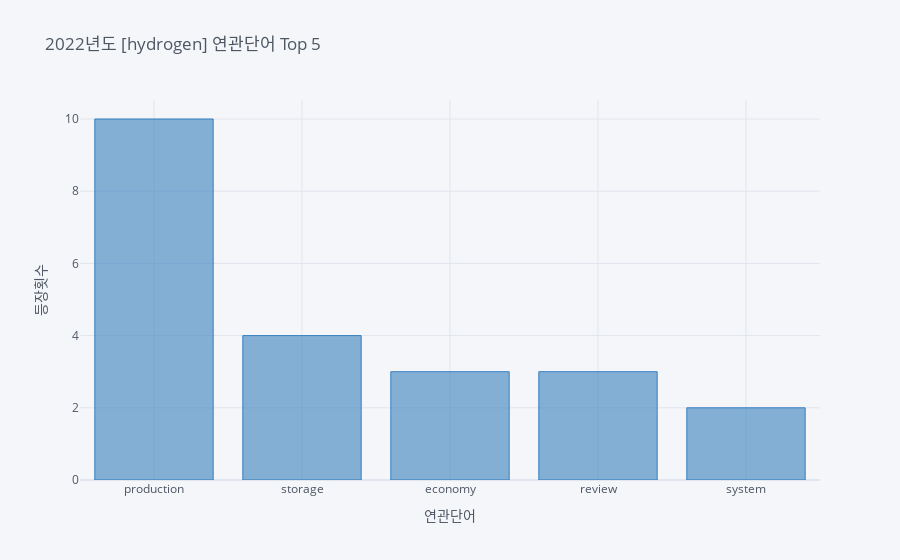

Write notebook code for a chart like this one.
### Markdown cell above
hydrogen(수소)는 production(생산), storage(저장), economy(경제)와 함께 사용되었습니다.

### Code cell
configure_plotly_browser_state()
coocc_word_vis(df_21_22, '2022', 'hydrogen')

### Figure 1 — Plotly figure (JSON) as saved in the notebook; plotly's stock layout.template omitted (floating-point values rounded to 4 significant figures)
{"data": [{"marker": {"color": "rgba(55, 128, 191, 0.6)", "line": {"color": "rgba(55, 128, 191, 1.0)", "width": 1}}, "name": "occ", "orientation": "v", "text": "", "x": ["production", "storage", "economy", "review", "system"], "y": [10, 4, 3, 3, 2], "type": "bar"}], "layout": {"legend": {"bgcolor": "#F5F6F9", "font": {"color": "#4D5663"}}, "paper_bgcolor": "#F5F6F9", "plot_bgcolor": "#F5F6F9", "title": {"font": {"color": "#4D5663"}, "text": "2022년도 [hydrogen] 연관단어 Top 5"}, "xaxis": {"gridcolor": "#E1E5ED", "showgrid": true, "tickfont": {"color": "#4D5663"}, "title": {"font": {"color": "#4D5663"}, "text": "연관단어"}, "zerolinecolor": "#E1E5ED"}, "yaxis": {"gridcolor": "#E1E5ED", "showgrid": true, "tickfont": {"color": "#4D5663"}, "title": {"font": {"color": "#4D5663"}, "text": "등장횟수"}, "zerolinecolor": "#E1E5ED"}}}
